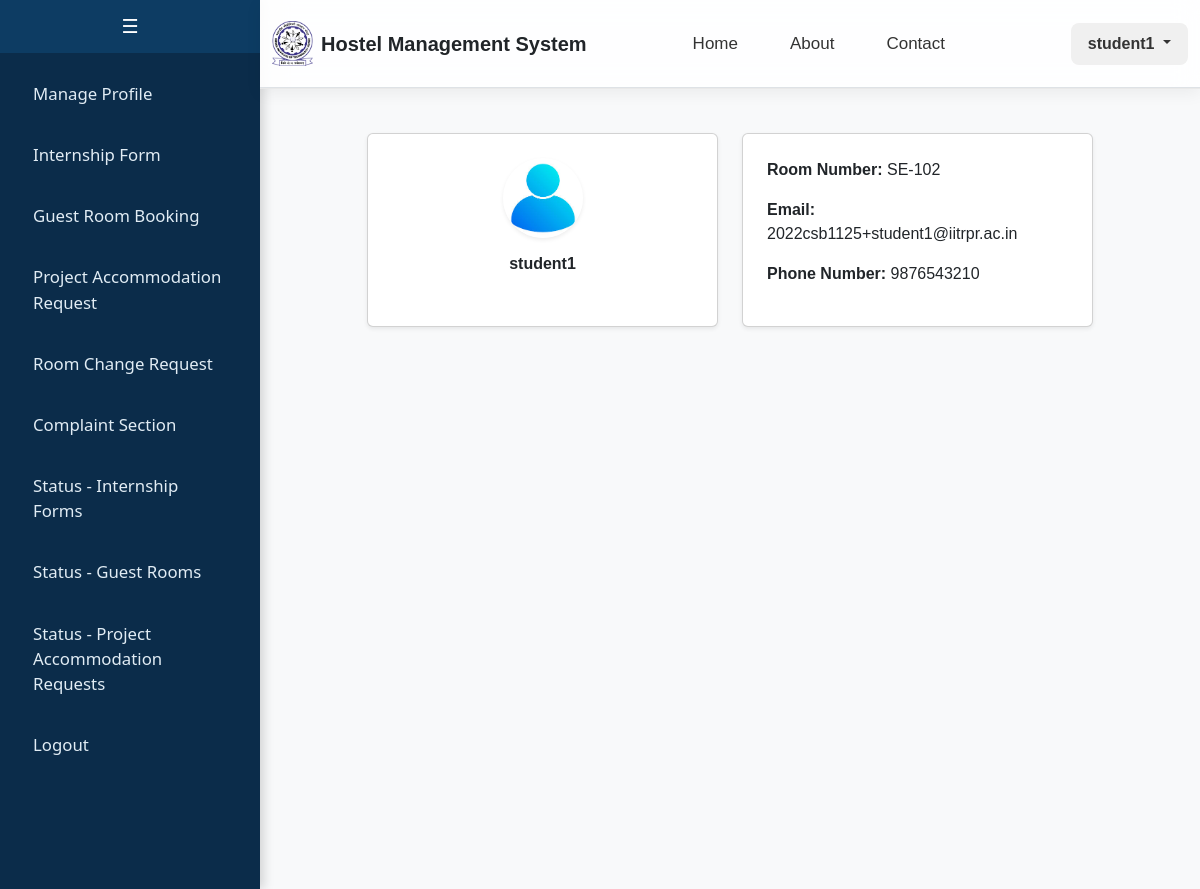
The app's page /student (signed in) with its own data.
### app/models.py (models this page shows, shortened)
class CustomUser(db.Model):
    __tablename__ = 'custom_user'
    id = db.Column(db.Integer, primary_key=True)
    email = db.Column(db.String(255), unique=True, nullable=False)
    name = db.Column(db.String(100), nullable=False)
    password = db.Column(db.String(100), nullable=False)
    is_staff = db.Column(db.Boolean, default=False)
    is_active = db.Column(db.Boolean, default=True)
    gender = db.Column(db.String(20), default='Not Specified')
    student = db.relationship('Student', backref='user', uselist=False, cascade="all, delete")
    caretaker = db.relationship('Caretaker', backref='user', uselist=False, cascade="all, delete")
    faculty = db.relationship('Faculty', backref='user', uselist=False, cascade="all, delete")
    admin = db.relationship('Admin', backref='user', uselist=False, cascade="all, delete")

class Student(db.Model):
    __tablename__ = 'student'
    student_id = db.Column(db.Integer, db.ForeignKey('custom_user.id', ondelete='CASCADE'), primary_key=True)
    department = db.Column(db.String(100))
    student_phone = db.Column(db.String(10))
    student_roll = db.Column(db.String(15), unique=True)
    student_year = db.Column(db.Integer)
    student_room_no = db.Column(db.String(20))
    student_batch = db.Column(db.String(20))

### app/student.py (the view)
@student_bp.route("/student", methods=["GET"])
def profile():
    if 'user_id' not in session or session.get('user_role') != 'student':
        return redirect(url_for('auth.login'))
    user_id = session['user_id']
    user = CustomUser.query.get(user_id)
    student = Student.query.filter_by(student_id=user_id).first()
    if user is None or student is None:
        return redirect(url_for('auth.login'))
    internship_application = InternshipApplication.query.filter_by(email=user.email).first()
    return render_template("student/profile.html", user=user, student=student, internship_application=internship_application)

### templates/student/profile.html
{% extends "student/base.html" %}
{% block content %}
<div class="container mt-4">
    <div class="row justify-content-center">
        <div class="col-md-10">
            <div class="row d-flex align-items-stretch">
                <div class="col-md-6">
                    <div class="card p-4 shadow-sm text-center h-100">
                        <div class="d-flex justify-content-center">
                            <img src="{{ url_for('static', filename='profile_pic.png') }}" class="rounded-circle shadow-sm mb-3" width="80" height="80" alt="Profile Picture">
                        </div>
                        <h6 class="fw-bold">{{ user.name }}</h6>
                    </div>
                </div>
                <div class="col-md-6">
                    <div class="card p-4 shadow-sm h-100">
                        <p><strong>Room Number:</strong> {{ student.student_room_no if student.student_room_no else 'Undefined' }}</p>
                        <p><strong>Email:</strong> {{ user.email }}</p>
                        <p><strong>Phone Number:</strong> {{ student.student_phone if student.student_phone else 'Undefined' }}</p>
                    </div>
                </div>
            </div>
        </div>
    </div>
</div>
{% endblock %}

### templates/includes/header.html (shortened to what this page needs)
<div class="ezy__nav4 glass">
    <nav class="navbar navbar-expand-lg py-3">
        <div class="container">
            <a class="navbar-brand d-flex align-items-center gap-2" href="/">
                <img src="{{ url_for('static', filename='logo.jpg') }}" alt="Logo" class="logo-img">
                <span class="fw-bold fs-5 text-dark">Hostel Management System</span>
            </a>
            <div class="collapse navbar-collapse justify-content-between" id="ezy_nav4-navbar-text">
				<ul class="navbar-nav me-auto d-flex justify-content-center gap-3" style="margin-left: 4.5rem;">
					<li class="nav-item"><a class="nav-link nav-hover" href="/">Home</a></li>
					<li class="nav-item"><a class="nav-link nav-hover" href="/about">About</a></li>
					<li class="nav-item"><a class="nav-link nav-hover" href="/contact">Contact</a></li>
				</ul>
				{% if session['user_role'] %}
				<div class="dropdown">
				<button class="btn user-dropdown-btn dropdown-toggle" type="button" id="userDropdown"
					data-bs-toggle="dropdown" aria-expanded="false">
					{{ session['user_name'] }}
				</button>
				</div>
				{% else %}
				<a href="/login" class="btn custom-login-btn ms-lg-3">Login</a>
				{% endif %}
			</div>
        </div>
    </nav>
</div>

### templates/student/base.html (style rules this page uses)
body { margin: 0; font-family: Arial, sans-serif; }
.navbar { border-bottom: 1px solid #dee2e6; }

### templates/includes/header.html (style rules this page uses)
.ezy__nav4.glass { backdrop-filter: blur(12px); background: rgba(255, 255, 255, 0.85); border-bottom: 1px solid rgba(200, 200, 200, 0.4); box-shadow: 0 4px 16px rgba(0, 0, 0, 0.06); position: sticky; top: 0; z-index: 1000; transition: background 0.3s ease; }
.ezy__nav4 .navbar-brand img.logo-img { height: 45px; width: auto; }
.navbar-brand span { font-size: 18px; }
.navbar-nav { flex-direction: row; align-items: center; }
.navbar-nav .nav-item { margin: 0 10px; }
.navbar-nav .nav-link { font-weight: 500; font-size: 17px; padding: 10px 16px; color: #333; transition: all 0.2s ease; }
.user-dropdown-btn { background-color: #f0f0f0; color: #333; font-weight: 600; padding: 8px 16px; border-radius: 8px; transition: all 0.2s ease; }

### records on screen
CustomUser: user_name "student1", name "student1", email "2022csb1125+student1@iitrpr.ac.in"
Student: student_room_no "SE-102", student_phone "9876543210"
